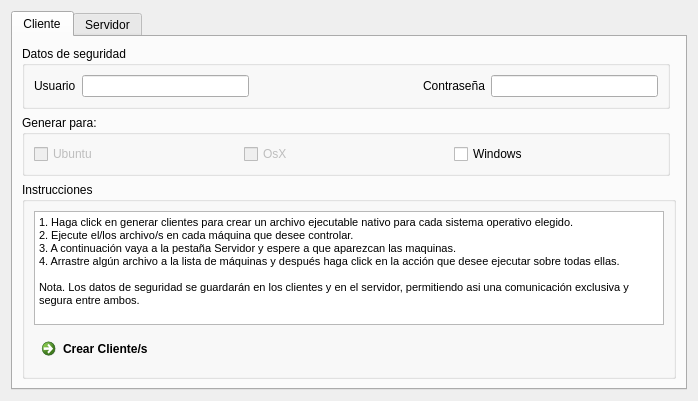
<?xml version="1.0" encoding="UTF-8"?>
<ui version="4.0">
 <class>Dialog</class>
 <widget class="QDialog" name="Dialog">
  <property name="geometry">
   <rect>
    <x>0</x>
    <y>0</y>
    <width>698</width>
    <height>401</height>
   </rect>
  </property>
  <property name="windowTitle">
   <string>Dialog</string>
  </property>
  <layout class="QGridLayout" name="gridLayout_2">
   <item row="0" column="1">
    <widget class="QTabWidget" name="tabWidget">
     <property name="currentIndex">
      <number>0</number>
     </property>
     <widget class="QWidget" name="clientTab">
      <attribute name="title">
       <string>Cliente</string>
      </attribute>
      <layout class="QGridLayout" name="gridLayout_5">
       <item row="0" column="0">
        <widget class="QGroupBox" name="groupBox">
         <property name="title">
          <string>Datos de seguridad</string>
         </property>
         <layout class="QHBoxLayout" name="horizontalLayout_3">
          <item>
           <widget class="QLabel" name="userLbl">
            <property name="text">
             <string>Usuario</string>
            </property>
           </widget>
          </item>
          <item>
           <widget class="QLineEdit" name="usernameTextBox"/>
          </item>
          <item>
           <spacer name="horizontalSpacer">
            <property name="orientation">
             <enum>Qt::Horizontal</enum>
            </property>
            <property name="sizeHint" stdset="0">
             <size>
              <width>40</width>
              <height>20</height>
             </size>
            </property>
           </spacer>
          </item>
          <item>
           <widget class="QLabel" name="passwordLbl">
            <property name="text">
             <string>Contraseña</string>
            </property>
           </widget>
          </item>
          <item>
           <widget class="QLineEdit" name="passwordTextBox"/>
          </item>
         </layout>
        </widget>
       </item>
       <item row="1" column="0">
        <widget class="QGroupBox" name="groupBox_2">
         <property name="title">
          <string>Generar para:</string>
         </property>
         <layout class="QGridLayout" name="gridLayout_3">
          <item row="0" column="0">
           <layout class="QHBoxLayout" name="horizontalLayout">
            <item>
             <widget class="QCheckBox" name="checkBox_2">
              <property name="enabled">
               <bool>false</bool>
              </property>
              <property name="text">
               <string>Ubuntu</string>
              </property>
             </widget>
            </item>
            <item>
             <widget class="QCheckBox" name="checkBox_4">
              <property name="enabled">
               <bool>false</bool>
              </property>
              <property name="text">
               <string>OsX</string>
              </property>
             </widget>
            </item>
            <item>
             <widget class="QCheckBox" name="checkBox">
              <property name="text">
               <string>Windows</string>
              </property>
             </widget>
            </item>
           </layout>
          </item>
         </layout>
        </widget>
       </item>
       <item row="2" column="0" colspan="2">
        <widget class="QGroupBox" name="groupBox_3">
         <property name="enabled">
          <bool>true</bool>
         </property>
         <property name="title">
          <string>Instrucciones</string>
         </property>
         <property name="flat">
          <bool>false</bool>
         </property>
         <property name="checkable">
          <bool>false</bool>
         </property>
         <layout class="QGridLayout" name="gridLayout_4">
          <item row="0" column="0">
           <widget class="QTextEdit" name="textEdit">
            <property name="acceptDrops">
             <bool>false</bool>
            </property>
            <property name="readOnly">
             <bool>true</bool>
            </property>
            <property name="html">
             <string>&lt;!DOCTYPE HTML PUBLIC &quot;-//W3C//DTD HTML 4.0//EN&quot; &quot;http://www.w3.org/TR/REC-html40/strict.dtd&quot;&gt;
&lt;html&gt;&lt;head&gt;&lt;meta name=&quot;qrichtext&quot; content=&quot;1&quot; /&gt;&lt;style type=&quot;text/css&quot;&gt;
p, li { white-space: pre-wrap; }
&lt;/style&gt;&lt;/head&gt;&lt;body style=&quot; font-family:'MS Shell Dlg 2'; font-size:8.25pt; font-weight:400; font-style:normal;&quot;&gt;
&lt;p style=&quot; margin-top:0px; margin-bottom:0px; margin-left:0px; margin-right:0px; -qt-block-indent:0; text-indent:0px;&quot;&gt;&lt;span style=&quot; font-size:8pt;&quot;&gt;1. Haga click en generar clientes para crear un archivo ejecutable nativo para cada sistema operativo elegido.&lt;/span&gt;&lt;/p&gt;
&lt;p style=&quot; margin-top:0px; margin-bottom:0px; margin-left:0px; margin-right:0px; -qt-block-indent:0; text-indent:0px;&quot;&gt;&lt;span style=&quot; font-size:8pt;&quot;&gt;2. Ejecute el/los archivo/s en cada máquina que desee controlar.&lt;/span&gt;&lt;/p&gt;
&lt;p style=&quot; margin-top:0px; margin-bottom:0px; margin-left:0px; margin-right:0px; -qt-block-indent:0; text-indent:0px;&quot;&gt;&lt;span style=&quot; font-size:8pt;&quot;&gt;3. A continuación vaya a la pestaña Servidor y espere a que aparezcan las maquinas.&lt;/span&gt;&lt;/p&gt;
&lt;p style=&quot; margin-top:0px; margin-bottom:0px; margin-left:0px; margin-right:0px; -qt-block-indent:0; text-indent:0px;&quot;&gt;&lt;span style=&quot; font-size:8pt;&quot;&gt;4. Arrastre algún archivo a la lista de máquinas y después haga click en la acción que desee ejecutar sobre todas ellas.&lt;/span&gt;&lt;/p&gt;
&lt;p style=&quot;-qt-paragraph-type:empty; margin-top:0px; margin-bottom:0px; margin-left:0px; margin-right:0px; -qt-block-indent:0; text-indent:0px; font-size:8pt;&quot;&gt;&lt;/p&gt;
&lt;p style=&quot; margin-top:0px; margin-bottom:0px; margin-left:0px; margin-right:0px; -qt-block-indent:0; text-indent:0px;&quot;&gt;&lt;span style=&quot; font-size:8pt;&quot;&gt;Nota. Los datos de seguridad se guardarán en los clientes y en el servidor, permitiendo asi una comunicación exclusiva y segura entre ambos.&lt;/span&gt;&lt;/p&gt;&lt;/body&gt;&lt;/html&gt;</string>
            </property>
           </widget>
          </item>
          <item row="1" column="0">
           <widget class="QCommandLinkButton" name="generateClientButton">
            <property name="text">
             <string>Crear Cliente/s</string>
            </property>
           </widget>
          </item>
         </layout>
        </widget>
       </item>
      </layout>
     </widget>
     <widget class="QWidget" name="serverTab">
      <attribute name="title">
       <string>Servidor</string>
      </attribute>
      <layout class="QGridLayout" name="gridLayout">
       <item row="0" column="0">
        <widget class="QTreeWidget" name="machinesTree">
         <column>
          <property name="text">
           <string>PC</string>
          </property>
         </column>
         <column>
          <property name="text">
           <string>IP</string>
          </property>
         </column>
         <column>
          <property name="text">
           <string>Estado</string>
          </property>
         </column>
        </widget>
       </item>
       <item row="1" column="0">
        <layout class="QHBoxLayout" name="horizontalLayout_2">
         <item>
          <widget class="QCommandLinkButton" name="commandLinkButton">
           <property name="text">
            <string>Solo subir archivos</string>
           </property>
          </widget>
         </item>
         <item>
          <widget class="QCommandLinkButton" name="commandLinkButton_2">
           <property name="text">
            <string>Subir y ejecutar archivos</string>
           </property>
          </widget>
         </item>
        </layout>
       </item>
      </layout>
     </widget>
    </widget>
   </item>
  </layout>
 </widget>
 <resources/>
 <connections/>
</ui>
